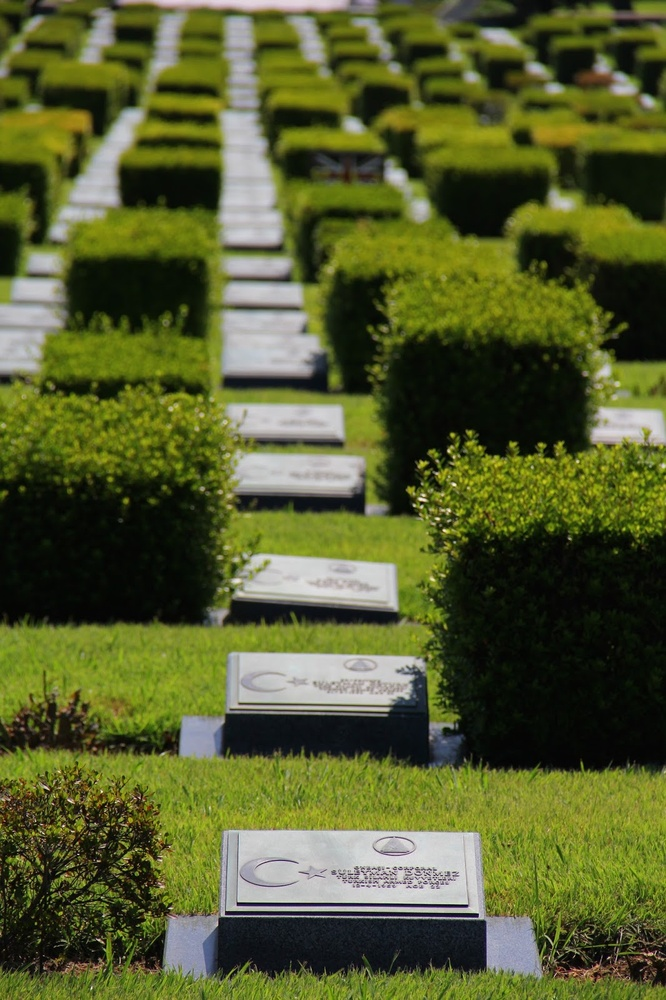
#> input picture images/foto.jpg, 666 x 1000 px, shrunk from 1066 x 1600 before the run
$ python thresholding.py
#> lines starting #> are read from the running program, lines starting #| are printed output that depends on the picture; after the words box and inside, x2 and y2 are one past the last pixel; in counts of white or black regions, pixels touching at a corner belong together


import cv2
import numpy as np
from matplotlib import pyplot as plt

img = cv2.imread('images/foto.jpg',0)
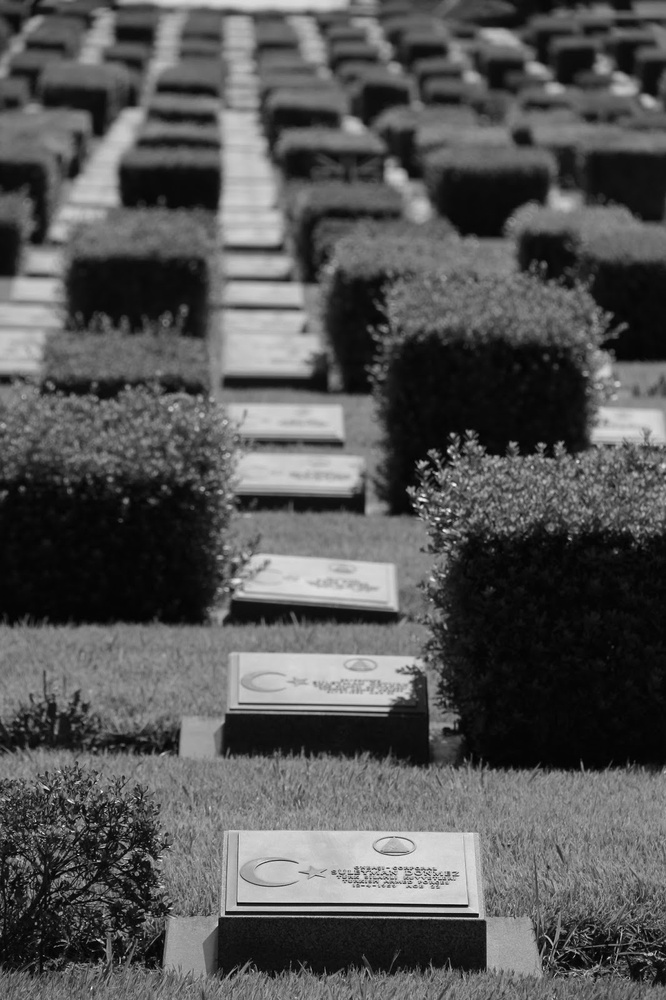
#> img: shape (1000, 666); min 0, max 249, mean 85.1

plt.imshow(img)

#
ret,th1 = cv2.threshold(img,50,255,cv2.THRESH_BINARY)
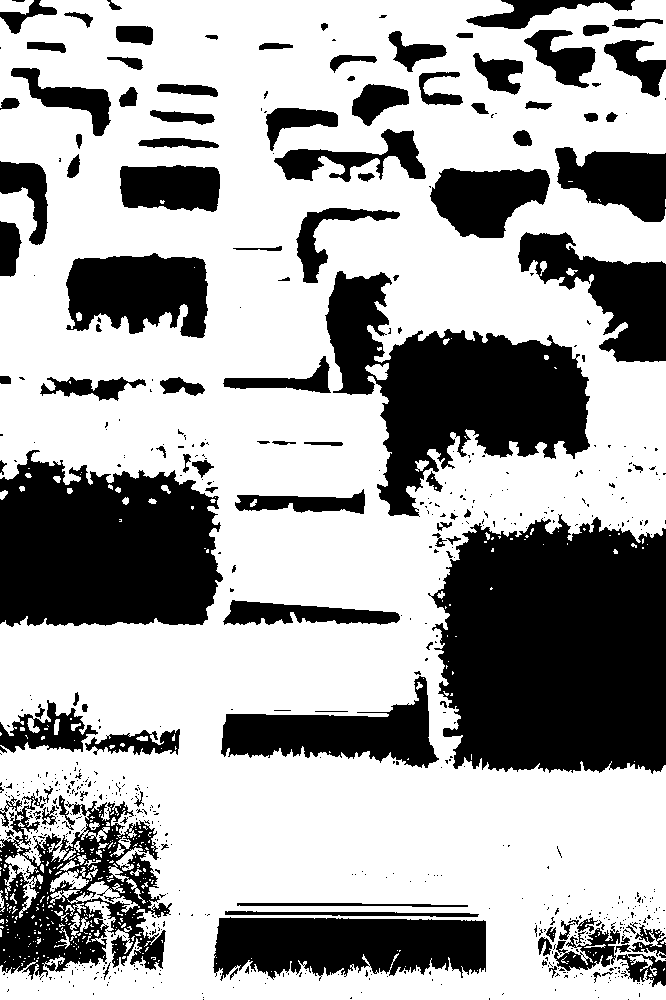
#> th1: shape (1000, 666); 65% white; 693 black regions (578 under 20 px), largest, box (x1, y1, x2, y2) and area: (428, 514, 666, 774) 51582, (0, 450, 223, 627) 31442, (325, 271, 590, 517) 29475
#
th2 = cv2.adaptiveThreshold(img,255,cv2.ADAPTIVE_THRESH_MEAN_C,\
            cv2.THRESH_BINARY,11,2)
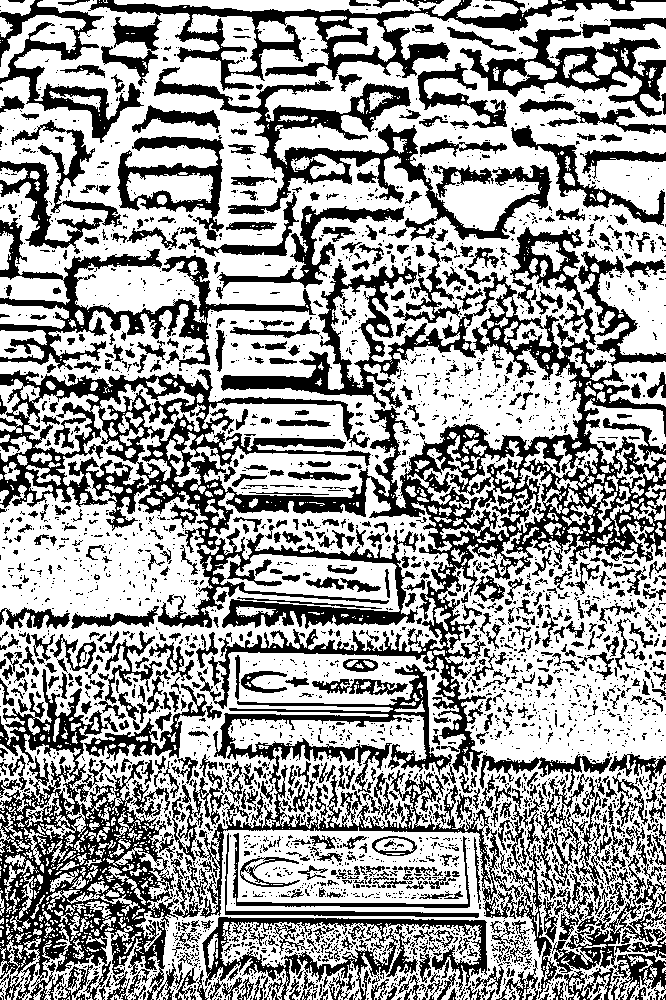
#> th2: shape (1000, 666); 61.4% white; 3389 black regions (2645 under 20 px), largest, box (x1, y1, x2, y2) and area: (0, 263, 666, 775) 64409, (0, 669, 202, 1000) 23290, (172, 664, 604, 999) 16407
#
th3 = cv2.adaptiveThreshold(img,255,cv2.ADAPTIVE_THRESH_GAUSSIAN_C,\
            cv2.THRESH_BINARY,11,2)
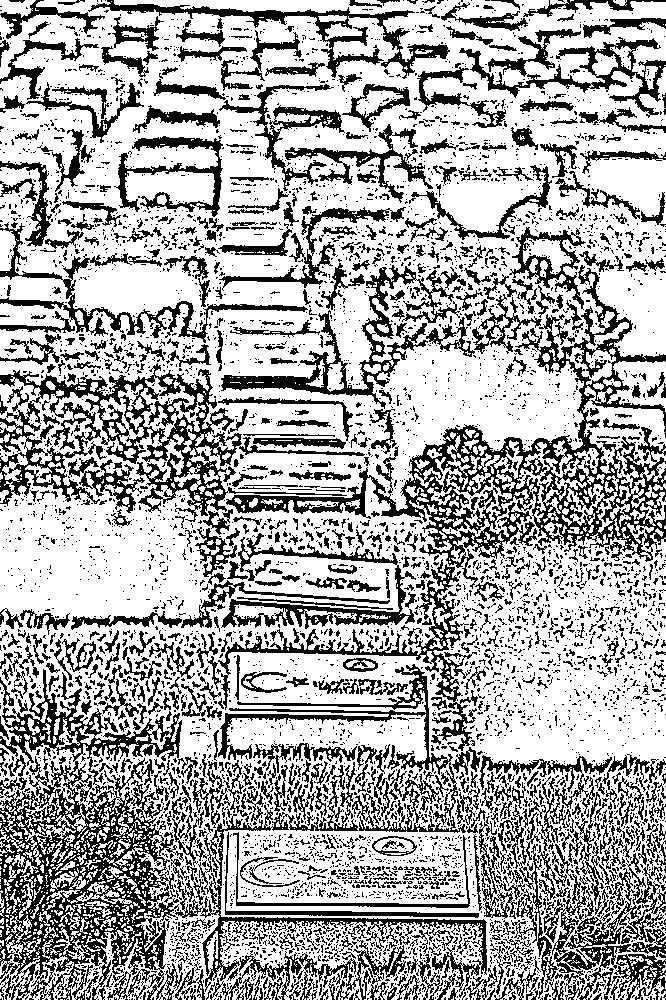
#> th3: shape (1000, 666); 67.3% white; 5809 black regions (4960 under 20 px), largest, box (x1, y1, x2, y2) and area: (0, 669, 184, 1000) 24693, (226, 265, 666, 589) 21030, (0, 363, 365, 522) 12573
#
ret4,th4 = cv2.threshold(img,0,255,cv2.THRESH_BINARY+cv2.THRESH_OTSU)
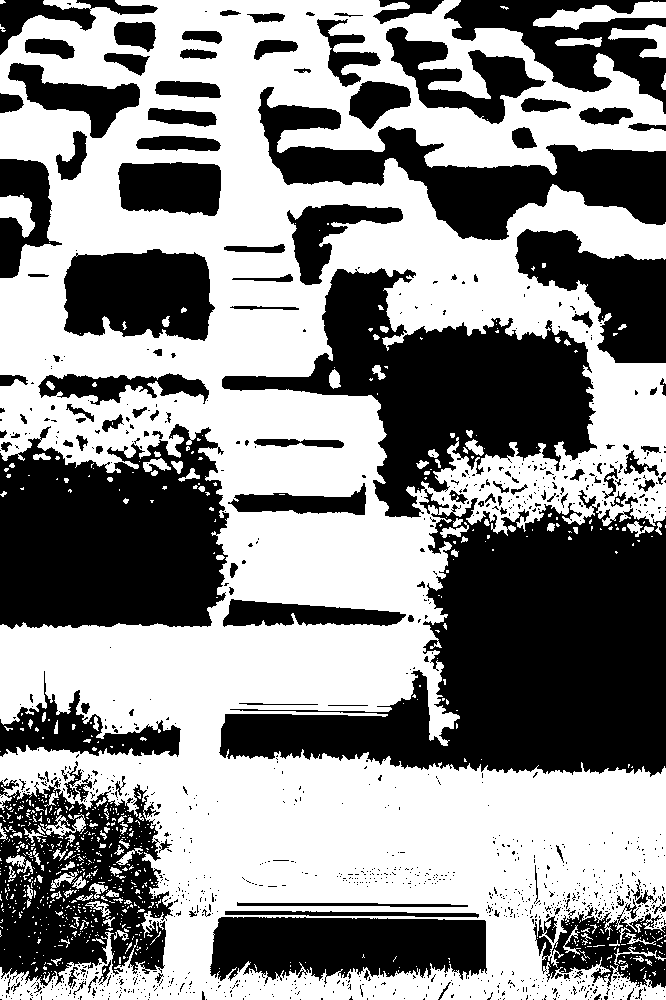
#> th4: shape (1000, 666); 54.7% white; 1233 black regions (1093 under 20 px), largest, box (x1, y1, x2, y2) and area: (219, 268, 666, 777) 104004, (0, 424, 229, 629) 37171, (0, 780, 173, 986) 22038
#> ret4 = 80
#

titles = ['Global Thresholding', 'Adaptive Mean Thresholding',
          'Adaptive Gaussian Thresholding','OTSU']

images = [th1, th2, th3, th4]
for i in range(4):
    plt.subplot(2,2,i+1),plt.imshow(images[i],'gray')
    plt.title(titles[i])
    plt.xticks([]),plt.yticks([])
plt.show()

$ run again, with images/back.jpg copied over images/foto.jpg
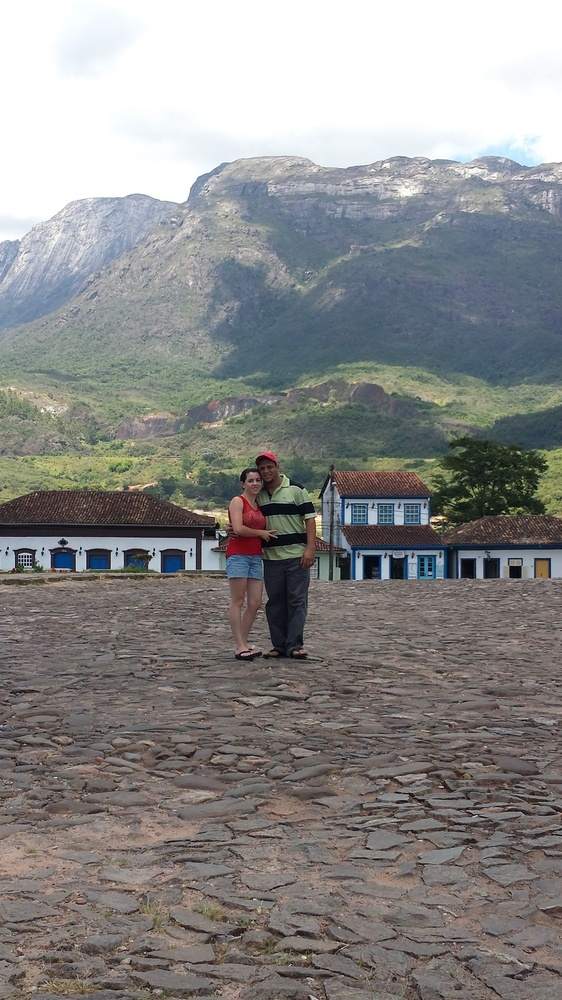
#> input picture images/back.jpg, 562 x 1000 px, shrunk from 900 x 1600 before the run
#> `ret,th1 = cv2.threshold(img,50,255,cv2.THRESH_BINARY)`:
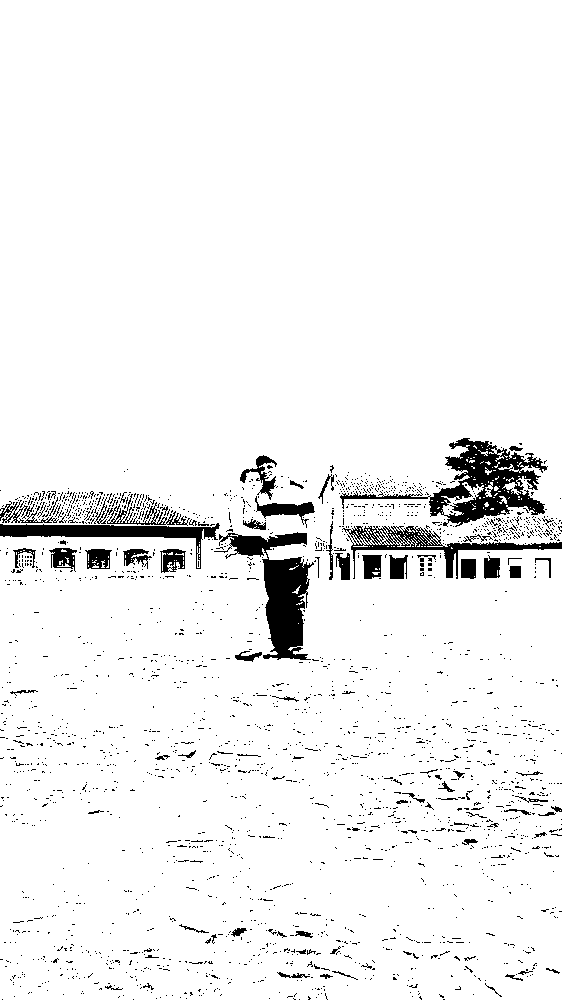
#> th1: shape (1000, 562); 94.7% white; 2338 black regions (2257 under 20 px), largest, box (x1, y1, x2, y2) and area: (340, 438, 548, 527) 5229, (214, 532, 314, 660) 4774, (0, 523, 220, 569) 2563
#> th2: shape (1000, 562); 64.1% white; black in thin lines or dots
#> th3: shape (1000, 562); 65.6% white; black in thin lines or dots
#> `ret4,th4 = cv2.threshold(img,0,255,cv2.THRESH_BINARY+cv2.THRESH_OTSU)`:
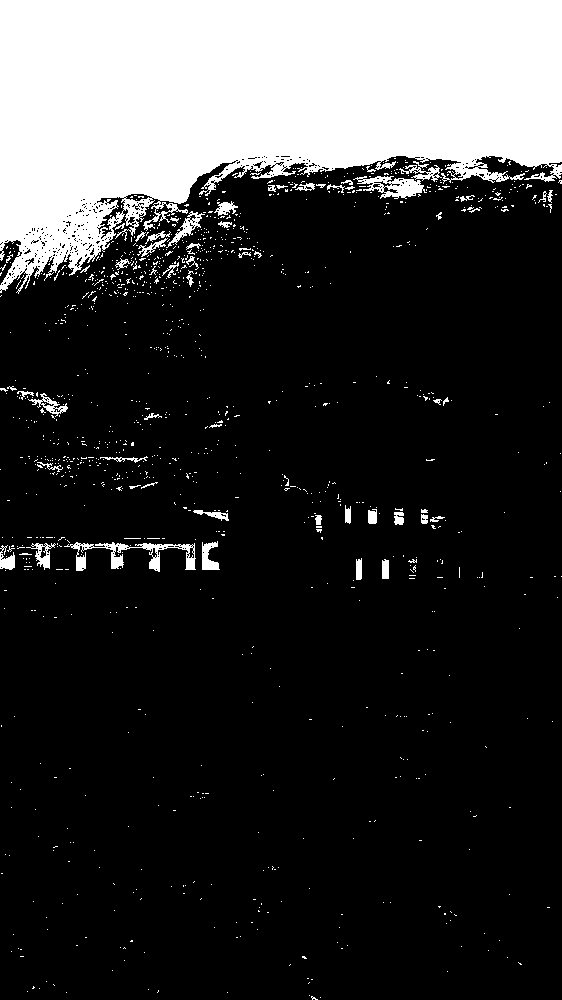
#> th4: shape (1000, 562); 20.9% white; 1162 white regions (1101 under 20 px), largest, box (x1, y1, x2, y2) and area: (0, 0, 562, 294) 108086, (64, 542, 196, 572) 1172, (353, 176, 427, 199) 829
#> ret4 = 176
